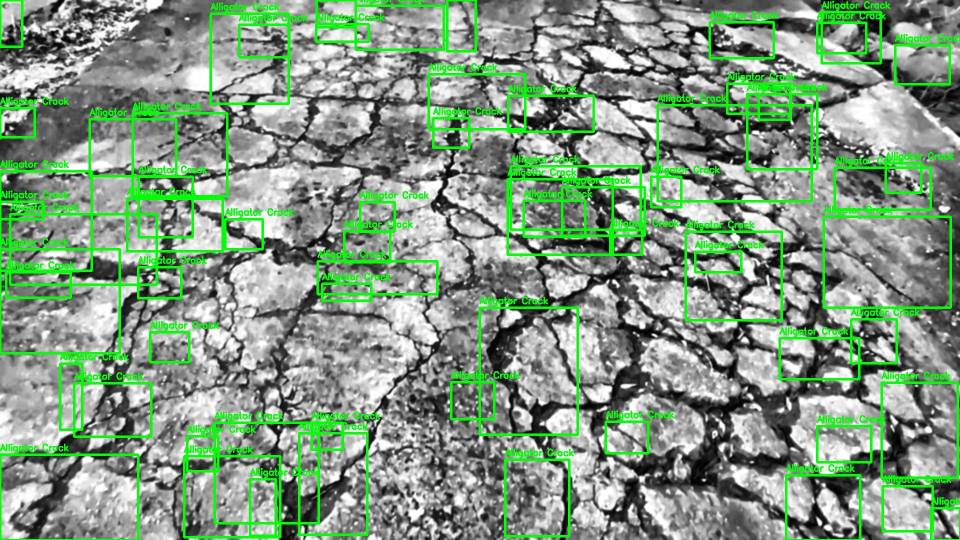
#> input picture frames/segmented/AlligatorCracking/enhanced_aligatorCracking_1_frame_240.jpg, 1920 x 1080 px, given as the content of the folder ../../frames/enhanced/4_FinalEnhanced/AligatorCracking, which was not available (shown at 1/2 size)
$ jupyter execute alligator_cracking_segmentation.ipynb
#> lines starting #> are read from the running program, lines starting #| are printed output that depends on the picture; after the words box and inside, x2 and y2 are one past the last pixel; in counts of white or black regions, pixels touching at a corner belong together; pictures that were not available may be replaced by others from this repository, and a replacement may not be noted
[cell 1]
import cv2
import numpy as np
import os
import matplotlib.pyplot as plt

# Folder structure
input_folder = "../../frames/enhanced/4_FinalEnhanced/AligatorCracking"
output_folder = "../../frames/segmented/AlligatorCracking"

os.makedirs(output_folder, exist_ok=True)

max_show = 3
count = 0


# Segment alligator cracks
def segment_alligator(gray):

    # Step 1: Light smoothing
    blur = cv2.GaussianBlur(gray, (3,3), 0)

    # Step 2: Blackhat enhancement
    kernel = cv2.getStructuringElement(
        cv2.MORPH_RECT,
        (9,9)
    )

    blackhat = cv2.morphologyEx(
        blur,
        cv2.MORPH_BLACKHAT,
        kernel
    )

    # Step 3: Binary threshold
    _, binary = cv2.threshold(
        blackhat,
        20,
        255,
        cv2.THRESH_BINARY
    )

    # Step 4: Remove tiny noise
    open_kernel = cv2.getStructuringElement(
        cv2.MORPH_ELLIPSE,
        (3,3)
    )

    binary = cv2.morphologyEx(
        binary,
        cv2.MORPH_OPEN,
        open_kernel,
        iterations=1
    )

    # Step 5: Moderate connection
    # Prevent whole-image merging
    close_kernel = cv2.getStructuringElement(
        cv2.MORPH_ELLIPSE,
        (5,5)
    )

    binary = cv2.morphologyEx(
        binary,
        cv2.MORPH_CLOSE,
        close_kernel,
        iterations=1
    )

    return binary


# Merge nearby boxes
def merge_boxes(boxes, distance=35):

    merged_boxes = []

    while boxes:

        x1, y1, x2, y2 = boxes.pop(0)

        merged = True

        while merged:

            merged = False

            remove_indices = []

            for i, (xx1, yy1, xx2, yy2) in enumerate(boxes):

                # Check nearby distance
                if (
                    abs(xx1 - x2) < distance or
                    abs(x1 - xx2) < distance
                ) and (
                    abs(yy1 - y2) < distance or
                    abs(y1 - yy2) < distance
                ):

                    x1 = min(x1, xx1)
                    y1 = min(y1, yy1)
                    x2 = max(x2, xx2)
                    y2 = max(y2, yy2)

                    remove_indices.append(i)

                    merged = True

            for index in sorted(remove_indices, reverse=True):
                boxes.pop(index)

        merged_boxes.append([x1, y1, x2, y2])

    return merged_boxes


# Detect alligator crack regions
def detect_alligator_regions(image, mask):

    output = image.copy()

    contours, _ = cv2.findContours(
        mask,
        cv2.RETR_EXTERNAL,
        cv2.CHAIN_APPROX_SIMPLE
    )

    boxes = []

    # Small crack cell detection
    for c in contours:

        area = cv2.contourArea(c)

        if 100 < area < 2500:

            x, y, w, h = cv2.boundingRect(c)

            aspect_ratio = w / float(h + 1e-5)

            # Ignore long lines
            if 0.4 < aspect_ratio < 3.5:

                boxes.append([x, y, x+w, y+h])

    # Merge nearby boxes moderately
    merged_boxes = merge_boxes(boxes)

    # Draw medium-sized regions only
    for box in merged_boxes:

        x1, y1, x2, y2 = box

        width = x2 - x1
        height = y2 - y1

        area = width * height

        # Prevent huge full-image box
        if 3000 < area < 60000:

            cv2.rectangle(
                output,
                (x1, y1),
                (x2, y2),
                (0,255,0),
                3
            )

            cv2.putText(
                output,
                "Alligator Crack",
                (x1, y1 - 8),
                cv2.FONT_HERSHEY_SIMPLEX,
                0.6,
                (0,255,0),
                2
            )

    return output


# Main processing loop
for file in os.listdir(input_folder):

    if file.endswith((".jpg", ".png", ".jpeg")):

        path = os.path.join(input_folder, file)

        img = cv2.imread(path)
#> img is the input picture: shape (1080, 1920, 3); mean B, G, R 128.5, 153.2, 128.4

        if img is None:
            continue

        gray = cv2.cvtColor(img, cv2.COLOR_BGR2GRAY)
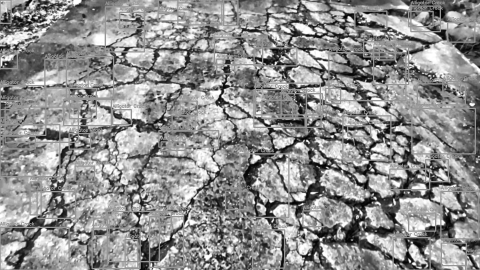
#> gray: shape (1080, 1920) (shown at 1/4 size); min 0, max 255, mean 143

        # Segment cracks
        mask = segment_alligator(gray)
#> in segment_alligator, `blackhat = cv2.morphologyEx( blur, cv2.MORPH_BLACKHAT, kernel )`:
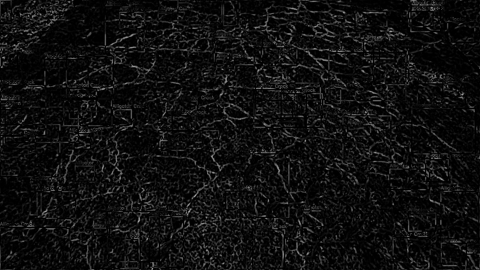
#> blackhat: shape (1080, 1920) (shown at 1/4 size); min 0, max 196, mean 15.6
#> in segment_alligator, `_, binary = cv2.threshold( blackhat, 20, 255, cv2.THRESH_BINARY )`:
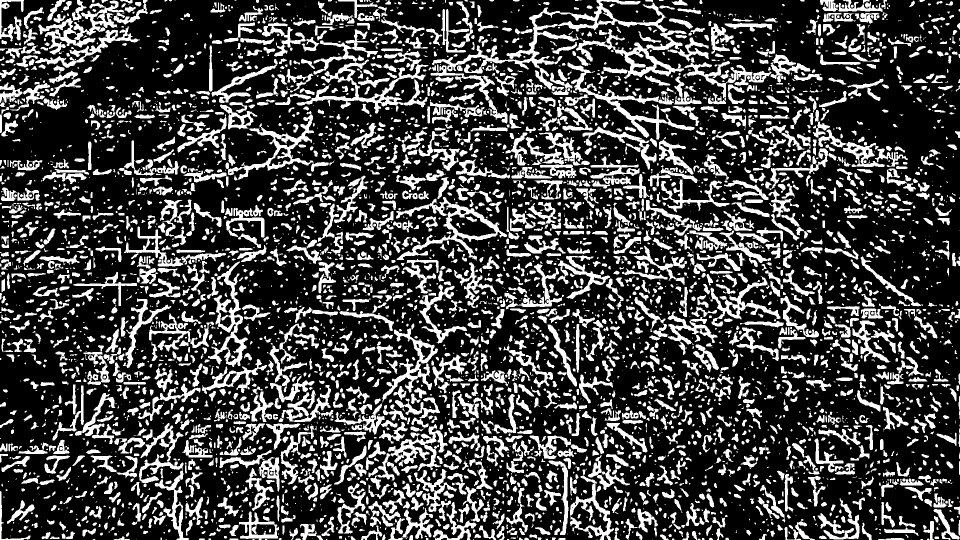
#> binary: shape (1080, 1920) (shown at 1/2 size); 26.4% white; 5301 white regions (2286 under 20 px), largest, box (x1, y1, x2, y2) and area: (864, 0, 1335, 179) 9223, (593, 59, 857, 227) 7625, (1152, 58, 1373, 158) 5407
#> in segment_alligator, `binary = cv2.morphologyEx( binary, cv2.MORPH_OPEN, open_kernel, iterat..`:
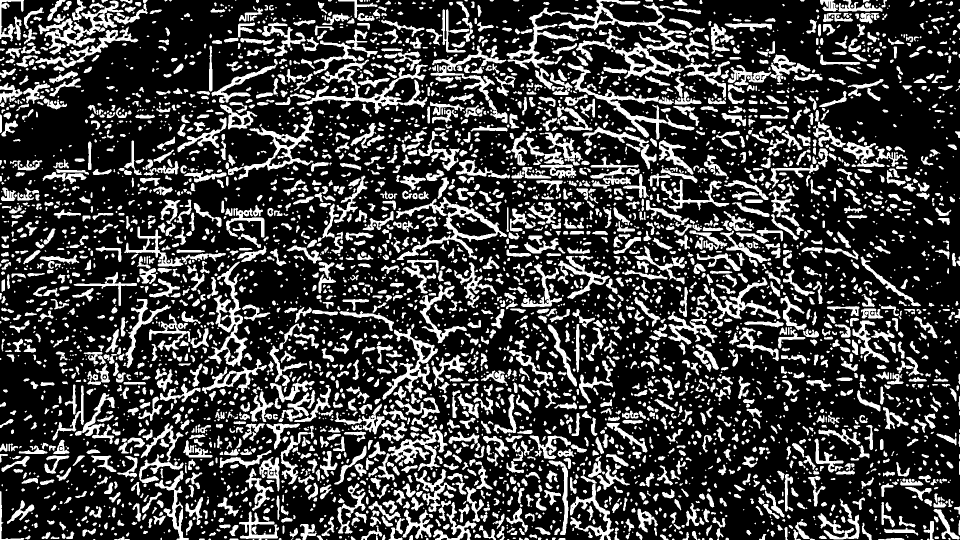
#> binary: shape (1080, 1920) (shown at 1/2 size); 25.3% white; 4465 white regions (1369 under 20 px), largest, box (x1, y1, x2, y2) and area: (1013, 0, 1335, 139) 6654, (593, 119, 856, 227) 5466, (792, 394, 1014, 520) 5011
#> in segment_alligator, `binary = cv2.morphologyEx( binary, cv2.MORPH_CLOSE, close_kernel, iter..`:
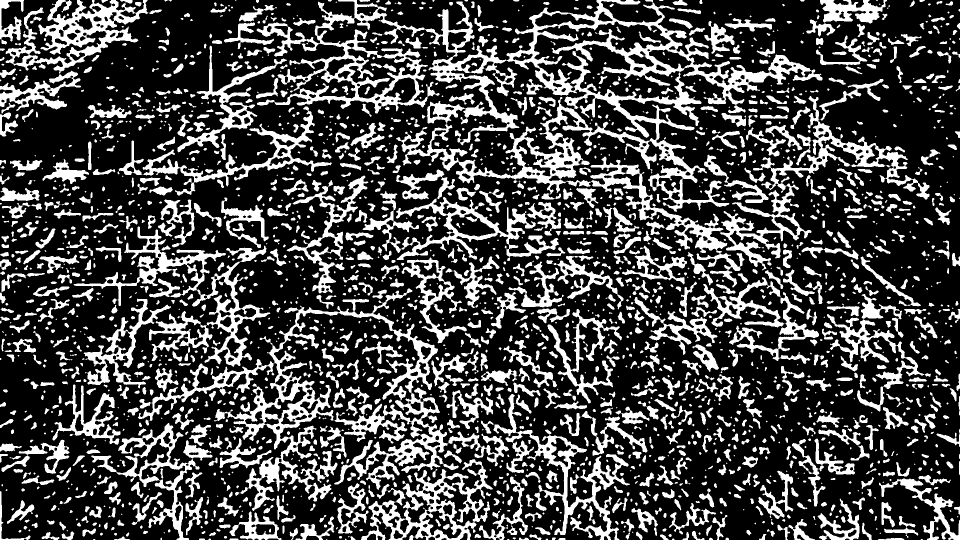
#> binary: shape (1080, 1920) (shown at 1/2 size); 27.7% white; 2424 white regions (839 under 20 px)

        # Detect regions
        result = detect_alligator_regions(img, mask)
#> in detect_alligator_regions, `contours, _ = cv2.findContours( mask, cv2.RETR_EXTERNAL, cv2.CHAIN_APP..`: contours = 2260 contours, 996 with area under 20; largest, box (x1, y1, x2, y2) and area: (513, 0, 1645, 575) 169468, (276, 577, 1018, 1022) 91281, (147, 453, 541, 734) 20340, (722, 918, 986, 1080) 19876, (0, 0, 297, 222) 19700
#> the loop in detect_alligator_regions, `for c in contours: ` made 2260 passes
#> (area, x, y, w, h, aspect_ratio) on passes 11, 38, 41, 42, 55, 57, 60, 73: (104, 1756, 1076, 53, 4, 13.25), (176.5, 83, 1064, 36, 16, 2.25), (174, 123, 1063, 26, 17, 1.53), (117.5, 1384, 1062, 25, 18, 1.39), (171, 165, 1057, 27, 16, 1.69), (138.5, 579, 1056, 17, 24, 0.708), (173, 1070, 1054, 31, 16, 1.94), (113, 438, 1049, 23, 8, 2.87)
#> after the loop in detect_alligator_regions, `for c in contours:`: boxes = 384 items, first 6: [83, 1064, 119, 1080], [123, 1063, 149, 1080], [1384, 1062, 1409, 1080], [165, 1057, 192, 1073], [579, 1056, 596, 1080], [1070, 1054, 1101, 1070]
#> the loop in merge_boxes, `while boxes: ` made 112 passes
#> after the loop in merge_boxes, `while boxes:`: boxes = []; merged_boxes = 112 items, first 6: [43, 951, 287, 1080], [670, 265, 1914, 1080], [552, 991, 669, 1080], [890, 749, 1161, 1070], [371, 945, 478, 1057], [1605, 852, 1920, 1080]
#> the loop in detect_alligator_regions, `for box in merged_boxes: ` made 112 passes
#> box on passes 10 to 17: [1140, 948, 1191, 1049], [1338, 929, 1453, 1069], [1707, 776, 1913, 1055], [145, 911, 327, 1050], [14, 1000, 69, 1048], [1584, 814, 1817, 1080], [371, 994, 406, 1071], [0, 982, 61, 1080]
#> after the loop in detect_alligator_regions, `for box in merged_boxes:`:
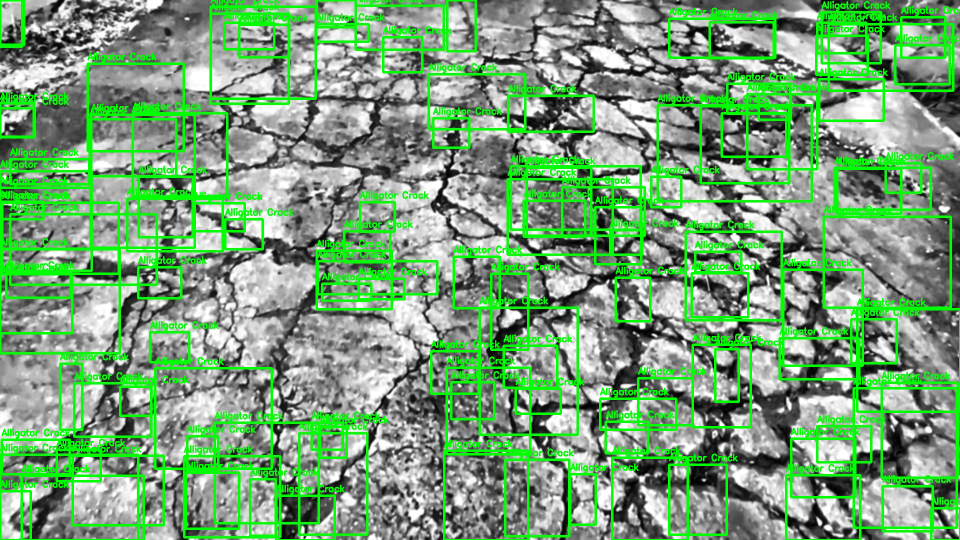
#> output: shape (1080, 1920, 3) (shown at 1/2 size); 8.23% of pixels changed, all inside (x1, y1, x2, y2) = (0, 0, 1920, 1080)

        # Save
        cv2.imwrite(
            os.path.join(output_folder, file),
            result
        )

        # Visualization
        if count < max_show:

            plt.figure(figsize=(15,5))

            plt.subplot(1,3,1)
            plt.imshow(gray, cmap="gray")
            plt.title("Enhanced Input")
            plt.axis("off")

            plt.subplot(1,3,2)
            plt.imshow(mask, cmap="gray")
            plt.title("Crack Segmentation")
            plt.axis("off")

            plt.subplot(1,3,3)
            plt.imshow(cv2.cvtColor(result, cv2.COLOR_BGR2RGB))
            plt.title("Alligator Crack Detection")
            plt.axis("off")

            plt.tight_layout()
            plt.show()
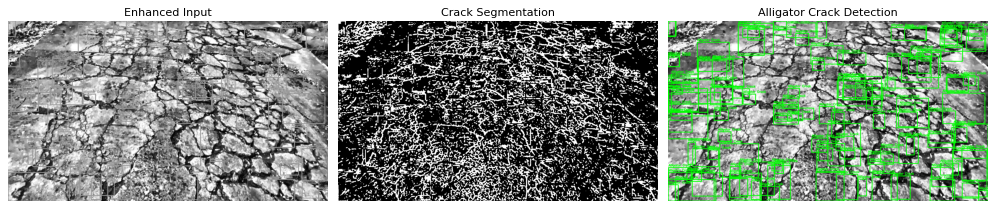
#> figure drawn by matplotlib, 3 panels

            count += 1

print("Alligator crack detection completed successfully!")

$ run again, on frames/segmented/AlligatorCracking/enhanced_aligatorCracking_3_frame_185.jpg
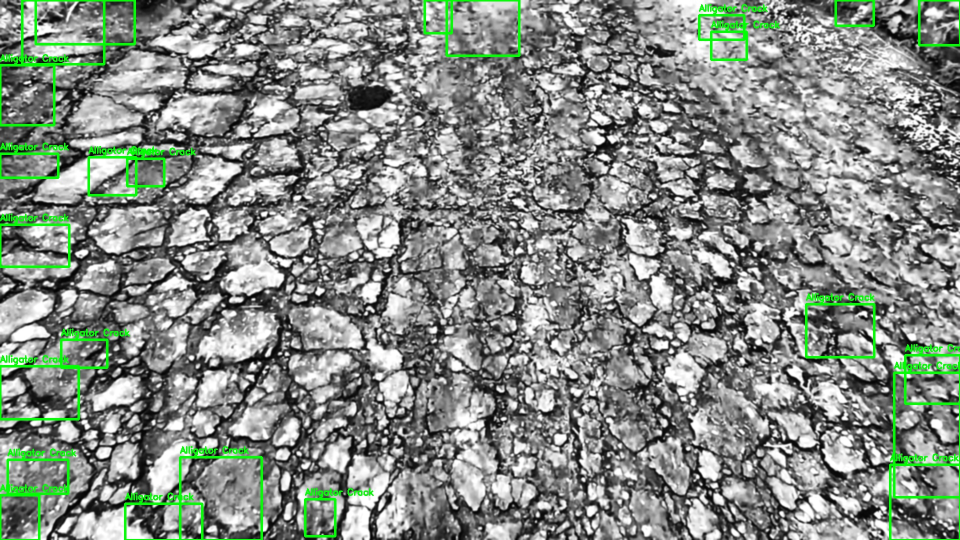
#> input picture frames/segmented/AlligatorCracking/enhanced_aligatorCracking_3_frame_185.jpg, 1920 x 1080 px, given as the content of the folder ../../frames/enhanced/4_FinalEnhanced/AligatorCracking, which was not available (shown at 1/2 size)
#> img is the input picture: shape (1080, 1920, 3); mean B, G, R 132.3, 139.4, 132.2
#> in segment_alligator, `binary = cv2.morphologyEx( binary, cv2.MORPH_CLOSE, close_kernel, iter..`:
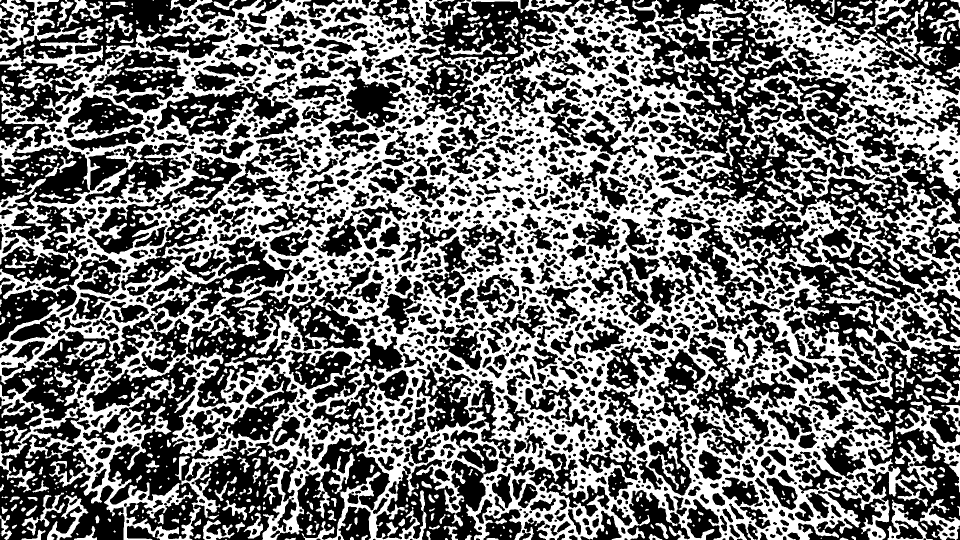
#> binary: shape (1080, 1920) (shown at 1/2 size); 45.1% white; 1160 white regions (503 under 20 px)
#> contours = 563 contours, 253 with area under 20; largest, box (x1, y1, x2, y2) and area: (0, 0, 1920, 1080) 1593970, (0, 0, 165, 117) 5337, (1790, 802, 1920, 985) 4300, (1775, 999, 1866, 1080) 3034, (0, 537, 137, 601) 2544
#> the loop in detect_alligator_regions, `for c in contours: ` made 563 passes
#> (area, x, y, w, h, aspect_ratio) on passes 15, 25, 28, 29, 31, 39, 40, 43: (119, 1297, 1068, 28, 12, 2.33), (192.5, 43, 1059, 48, 21, 2.29), (246.5, 887, 1052, 29, 28, 1.04), (276, 148, 1052, 46, 28, 1.64), (149, 613, 1050, 18, 20, 0.9), (250, 1310, 1046, 27, 32, 0.844), (137.5, 471, 1044, 19, 21, 0.905), (455.5, 603, 1042, 66, 38, 1.74)
#> after the loop in detect_alligator_regions, `for c in contours:`: boxes = 89 items, first 6: [1297, 1068, 1325, 1080], [43, 1059, 91, 1080], [887, 1052, 916, 1080], [148, 1052, 194, 1080], [613, 1050, 631, 1070], [1310, 1046, 1337, 1078]
#> the loop in merge_boxes, `while boxes: ` made 44 passes
#> after the loop in merge_boxes, `while boxes:`: boxes = []; merged_boxes = 44 items, first 6: [1297, 1046, 1337, 1080], [0, 985, 194, 1080], [887, 1052, 916, 1080], [603, 1019, 673, 1080], [406, 1040, 490, 1080], [989, 1037, 1014, 1049]
#> the loop in detect_alligator_regions, `for box in merged_boxes: ` made 44 passes
#> box on passes 17 to 24: [1832, 748, 1920, 806], [1842, 727, 1883, 749], [1879, 606, 1920, 660], [1886, 596, 1920, 643], [120, 520, 147, 539], [1766, 399, 1801, 422], [1661, 366, 1705, 389], [1476, 274, 1569, 383]
#> `plt.show()`:
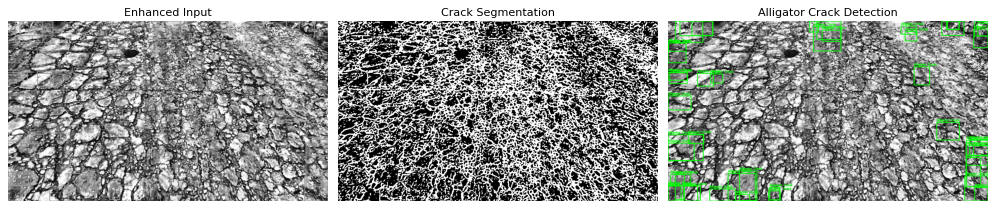
#> figure drawn by matplotlib, 3 panels

$ run again, on frames/segmented/AlligatorCracking/enhanced_aligatorCracking_4_frame_465.jpg
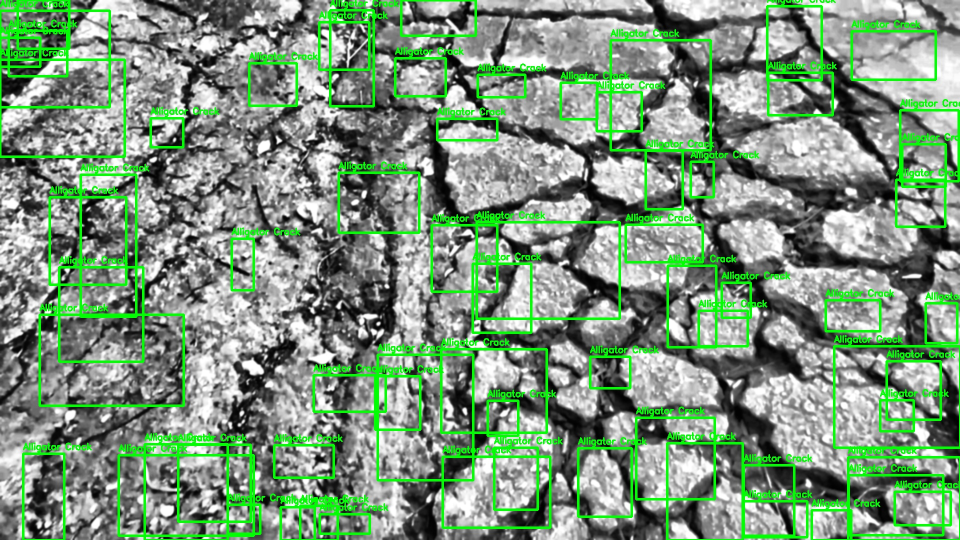
#> input picture frames/segmented/AlligatorCracking/enhanced_aligatorCracking_4_frame_465.jpg, 1920 x 1080 px, given as the content of the folder ../../frames/enhanced/4_FinalEnhanced/AligatorCracking, which was not available (shown at 1/2 size)
#> img is the input picture: shape (1080, 1920, 3); mean B, G, R 123.3, 149.2, 123.2
#> in segment_alligator, `binary = cv2.morphologyEx( binary, cv2.MORPH_CLOSE, close_kernel, iter..`:
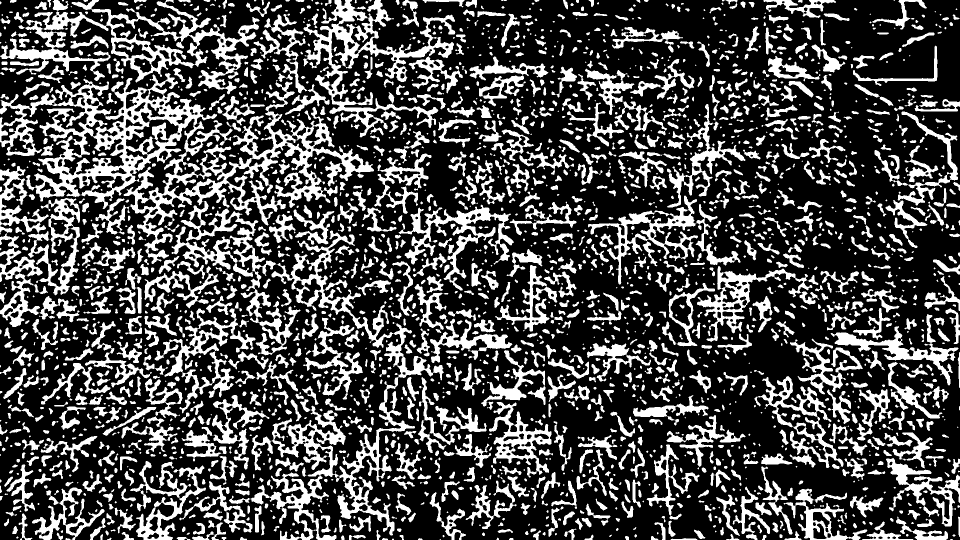
#> binary: shape (1080, 1920) (shown at 1/2 size); 29.2% white; 2541 white regions (806 under 20 px)
#> contours = 2516 contours, 1088 with area under 20; largest, box (x1, y1, x2, y2) and area: (0, 146, 748, 528) 82389, (0, 0, 519, 189) 29878, (501, 647, 888, 1080) 25608, (606, 0, 911, 275) 20054, (343, 402, 601, 711) 12880
#> the loop in detect_alligator_regions, `for c in contours: ` made 2516 passes
#> (area, x, y, w, h, aspect_ratio) on passes 37, 38, 41, 46, 48, 51, 69, 70: (131, 243, 1064, 25, 16, 1.56), (140.5, 1569, 1062, 34, 18, 1.89), (106.5, 1066, 1061, 16, 19, 0.842), (162, 1388, 1059, 23, 19, 1.21), (109, 995, 1058, 31, 8, 3.87), (160, 1128, 1057, 25, 23, 1.09), (225, 386, 1046, 24, 23, 1.04), (126, 1545, 1045, 12, 20, 0.6)
#> after the loop in detect_alligator_regions, `for c in contours:`: boxes = 477 items, first 6: [243, 1064, 268, 1080], [1569, 1062, 1603, 1080], [1066, 1061, 1082, 1080], [1388, 1059, 1411, 1078], [1128, 1057, 1153, 1080], [386, 1046, 410, 1069]
#> the loop in merge_boxes, `while boxes: ` made 135 passes
#> after the loop in merge_boxes, `while boxes:`: boxes = []; merged_boxes = 135 items, first 6: [0, 571, 475, 1080], [1462, 842, 1867, 1080], [984, 701, 1496, 1080], [1388, 979, 1480, 1078], [740, 255, 1693, 1080], [384, 1045, 452, 1080]
#> the loop in detect_alligator_regions, `for box in merged_boxes: ` made 135 passes
#> box on passes 11 to 18: [13, 922, 125, 1080], [150, 741, 510, 1050], [791, 948, 862, 1045], [1815, 1020, 1841, 1040], [1191, 896, 1290, 1021], [143, 571, 637, 1008], [783, 934, 950, 1080], [1575, 975, 1586, 992]
#> `plt.show()`:
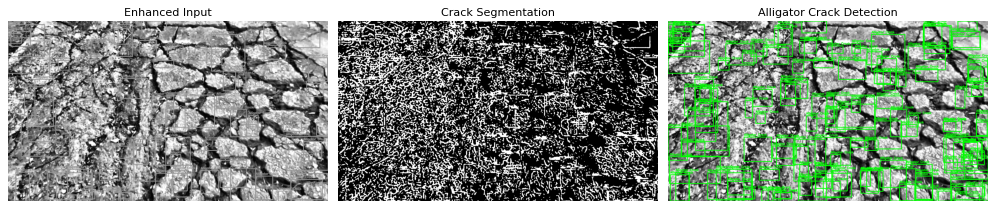
#> figure drawn by matplotlib, 3 panels
